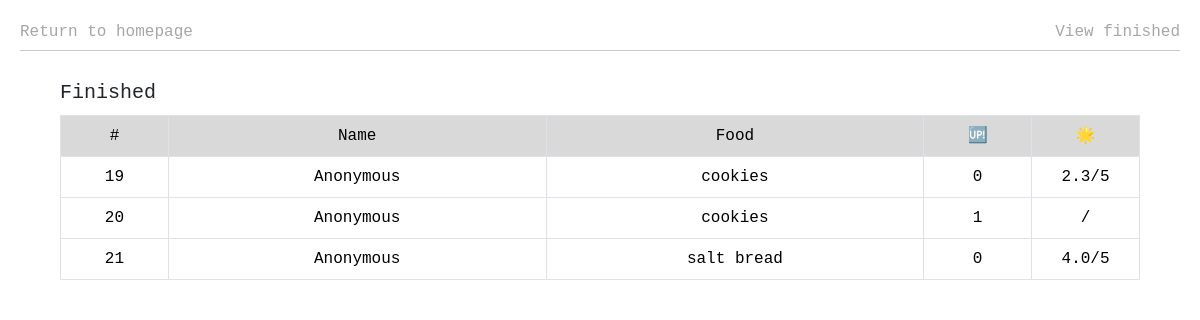
Screenshot of /viewFinished with the database file from the repository.
### tables this page shows
CREATE TABLE finished (
requestID INTEGER PRIMARY KEY NOT NULL,
name TEXT NOT NULL,
food TEXT NOT NULL,
additional TEXT NOT NULL,
recipe TEXT NOT NULL,
anonymous BOOLEAN NOT NULL,
rating REAL DEFAULT NULL
, upvotes integer, ratingCount integer not null default 0);

### app.py (the view)
@app.route("/viewFinished", methods=["GET", "POST"])
def viewFinished():
    finished = db.execute("SELECT requestID, name, food, anonymous, upvotes, rating FROM finished")
    return render_template("viewFinished.html", finished=finished)

### app.py (called while the page is built)
@app.after_request
def after_request(response):
    response.headers["Cache-Control"] = "no-cache, no-store, must-revalidate"
    response.headers["Expires"] = 0
    response.headers["Pragma"] = "no-cache"
    return response

### templates/viewFinished.html (shortened to what this page needs)
{% extends "layout.html" %}
{% block main %}
    <div class="top-bar">
        <a href="/">Return to homepage</a>
        <p>View finished</p>
    </div>
    <hr>
    <div style="width: 100vw; display: flex; justify-content: center; margin-top: 30px;">
        <div class="viewFinished">
            <h5 style="margin-bottom: 10px;">Finished</h5>
            <table class="table table-bordered requestsTable">
                <thead class="thead-light">
                    <tr>
                        <th scope="col" style="background-color: #d9d9d9; width: 10%; font-weight: normal;">#</th>
                        <th scope="col" style="background-color: #d9d9d9; font-weight: normal;">Name</th>
                        <th scope="col" style="background-color: #d9d9d9; font-weight: normal;">Food</th>
                        <th scope="col" style="width: 23%; background-color: #d9d9d9; width: 10%; font-weight: normal;">🆙</th>
                        <th scope="col" style="background-color: #d9d9d9; font-weight: normal; width: 10%;">🌟</th>
                    </tr>
                </thead>
                <tbody>
                    {% for request in finished %}
                        <tr class="tableItem">
                            <td>{{ request.requestID }}</td>
                            {% if request.anonymous == 1 %}
                                <td>Anonymous</td>
                            {% else %}
                                <td>{{ request.name }}</td>
                            {% endif %}
                                <td>{{ request.food }}</td>
                            <td>{{ request.upvotes }}</td>
                            {% if request.rating == None %}
                                <td>/</td>
                            {% else %}
                                <td>{{ request.rating }}/5</td>
                            {% endif %}
                        </tr>
                    {% endfor %}
                </tbody>
            </table>
        </div>
    </div>
{% endblock %}

### templates/layout.html (shortened to what this page needs)
<!DOCTYPE html>
<html lang="en">
    <head>
        <link href="https://cdn.jsdelivr.net/npm/bootstrap@5.3.3/dist/css/bootstrap.min.css" rel="stylesheet">
        <link href="/static/styles.css" rel="stylesheet">
    </head>
    <body>
        {% block main %}{% endblock %}
    </body>
</html>

### static/styles.css (style rules this page uses)
body { font-family: 'Roboto Mono', monospace; }
td { padding: 10px; width: 50%; margin: auto; vertical-align: center; }
.top-bar { display: flex; justify-content: space-between; margin-right: 20px; margin-top: 20px; margin-left: 20px; color: #a6a6a6; }
hr { margin-left: 20px; margin-right: 20px; margin-top: -10px; }
a { color: #a6a6a6; text-decoration: none; }
.requestsTable { table-layout: fixed; text-align: center; }
th { text-align: center; background-color: #d9d9d9; }
.tableItem { vertical-align: middle; }
.viewFinished { width: 90vw; }

### rows the page displays
finished: requestID "19", anonymous "Anonymous", food "cookies", upvotes "0", rating "2.3"
finished: requestID "20", anonymous "Anonymous", food "cookies", upvotes "1"
finished: requestID "21", anonymous "Anonymous", food "salt bread", upvotes "0", rating "4.0"
